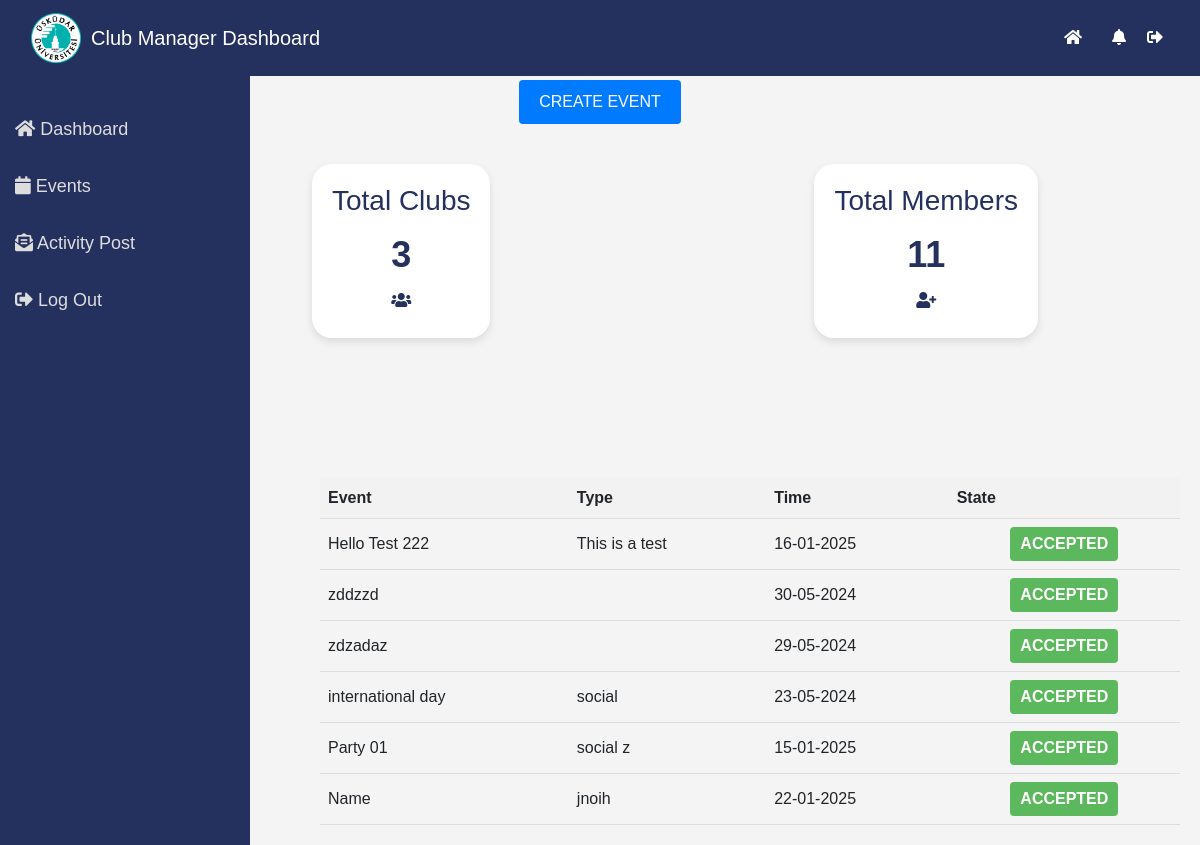
Page /manager_events/ on the earlier database version.
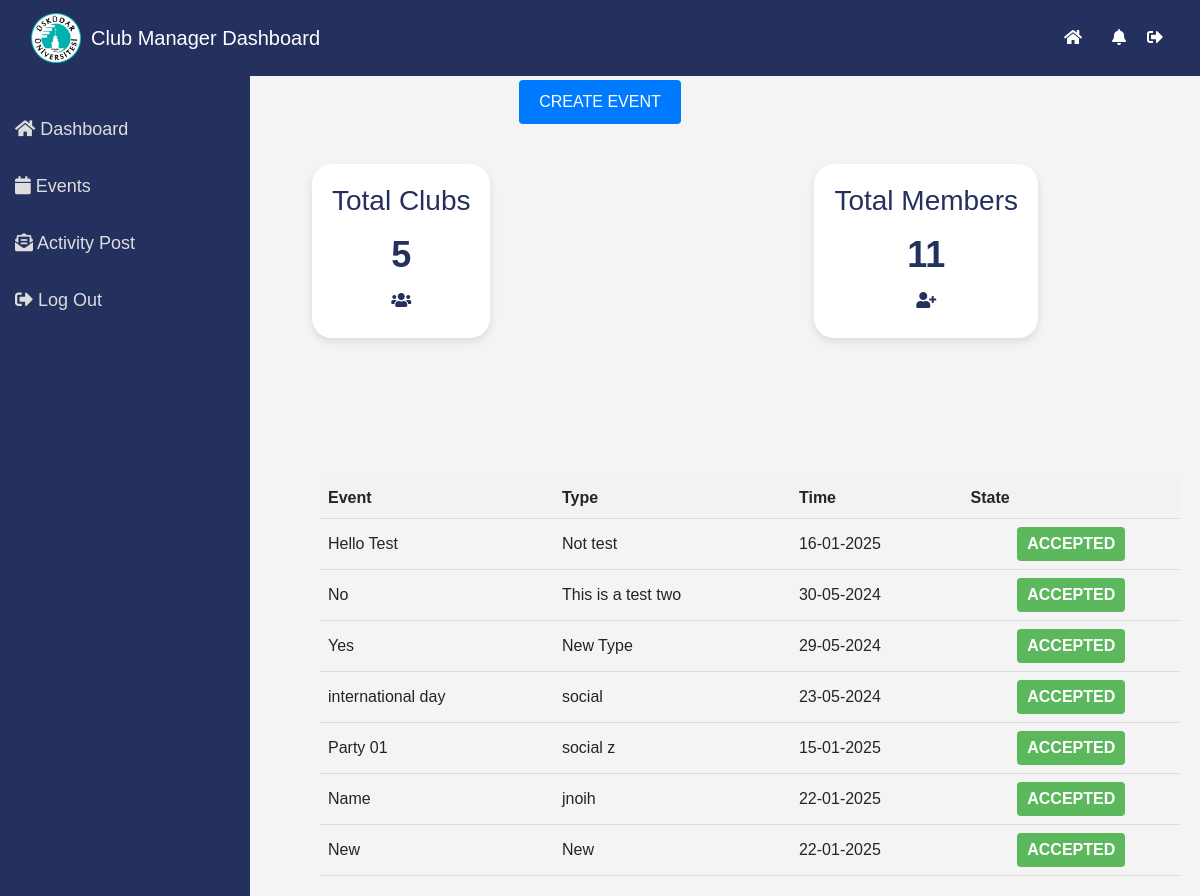
Same page on the later database version.
### student_clubs/models.py (models this page shows)
class Event(models.Model):
    event_id = models.AutoField(primary_key=True)
    event_name = models.CharField(max_length=255)
    event_type = models.CharField(max_length=255)
    event_date = models.DateTimeField()
    event_status = models.TextChoices("Approved", "Declined")
    event_hall = models.CharField(max_length=255)
    event_description = models.CharField(max_length=1000)

### student_clubs/views.py (the view)
# urls.py: path('manager_events/', ListEvent.as_view(), name='manager_dashboard_manager'),
class ListEvent(ListView, LoginRequiredMixin):
    model = Event
    template_name = 'manager_events.html'
    context_object_name = 'events'
    def get_queryset(self):
        return Event.objects.all()
    def get_context_data(self, **kwargs):
        context = super().get_context_data(**kwargs)
        context['total_clubs'] = Club.objects.count()
        context['total_users'] = RedSeaUser.objects.count()
        return context

### student_clubs/templates/manager_events.html (shortened to what this page needs)
{% include "manager_navbar.html"%}
{%block content%}
</head>
<body>
    <button id="createEventButton" class="create-event-button">Create event</button>
  <div class="dashboard-container">
    <div class="dashboard-card">
      <h3>Total Clubs</h3>
      <span class="number">{{total_clubs}}</span>
      <i class="fas fa-users"></i>
    </div>
    <div class="dashboard-card">
      <h3>Total Members</h3>
      <span class="number">{{total_users}}</span>
      <i class="fas fa-user-plus"></i>
    </div>
  </div>
  <div class="event-table-container">
    <table class="event-table">
      <thead>
        <tr>
          <th>Event</th>
          <th>Type</th>
          <th>Time</th>
          <th>State</th>
        </tr>
      </thead>
      <tbody>
        {% for event in events %}
        <tr>
          <td>{{ event.event_name }}</td>
          <td>{{ event.event_type }}</td>
          <td>{{event.event_date|date:"d-m-20y"}}</td>
          <td><span class="state accepted">Accepted</span></td>
        </tr>
        {% endfor %}
      </tbody>
    </table>
  </div>
  {%endblock%}

Differences in the rows shown:
changed Event: event_name "Hello Test 222" → "Hello Test"; event_type "This is a test" → "Not test"
changed Event: event_name "zddzzd" → "No"; event_type (not shown) → "This is a test two"
changed Event: event_name "zdzadaz" → "Yes"; event_type (not shown) → "New Type"
added Event: event_name "New", event_type "New", event_date "22-01-2025"
Other differences:
{{ total_clubs }}: "3" → "5"
